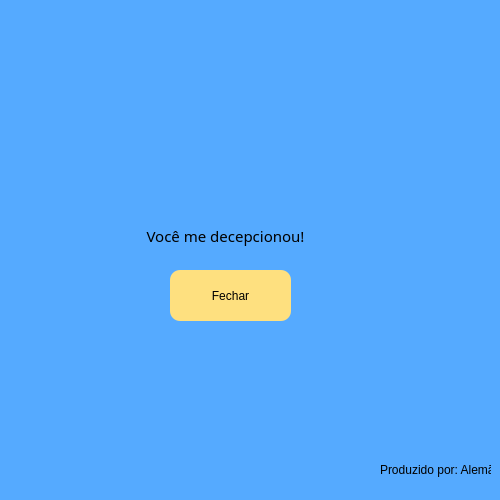
<?xml version="1.0" encoding="UTF-8"?>
<ui version="4.0">
 <class>MainWindow</class>
 <widget class="QMainWindow" name="MainWindow">
  <property name="geometry">
   <rect>
    <x>0</x>
    <y>0</y>
    <width>500</width>
    <height>500</height>
   </rect>
  </property>
  <property name="minimumSize">
   <size>
    <width>500</width>
    <height>500</height>
   </size>
  </property>
  <property name="maximumSize">
   <size>
    <width>500</width>
    <height>500</height>
   </size>
  </property>
  <property name="windowTitle">
   <string>AkinatorErrou</string>
  </property>
  <property name="styleSheet">
   <string notr="true">background-color: rgb(85, 170, 255);</string>
  </property>
  <widget class="QWidget" name="centralwidget">
   <widget class="QLabel" name="lb_logo_2">
    <property name="geometry">
     <rect>
      <x>380</x>
      <y>460</y>
      <width>111</width>
      <height>20</height>
     </rect>
    </property>
    <property name="text">
     <string>Produzido por: Alemão</string>
    </property>
   </widget>
   <widget class="QLabel" name="lbChorando">
    <property name="geometry">
     <rect>
      <x>40</x>
      <y>20</y>
      <width>271</width>
      <height>191</height>
     </rect>
    </property>
    <property name="text">
     <string/>
    </property>
    <property name="pixmap">
     <pixmap>S:/PM/ter/ets/Inter_Setor/COMPARTILHADO/APRENDIZES/DIGITAL_SOLUTIONS_07/VINICIUS_MARQUES_TEIXEIRA/Python/Akinator/img/Chorando.png</pixmap>
    </property>
    <property name="scaledContents">
     <bool>true</bool>
    </property>
   </widget>
   <widget class="QLabel" name="lbDecep">
    <property name="geometry">
     <rect>
      <x>140</x>
      <y>220</y>
      <width>171</width>
      <height>31</height>
     </rect>
    </property>
    <property name="font">
     <font>
      <family>Bosch Office Sans</family>
      <pointsize>11</pointsize>
     </font>
    </property>
    <property name="text">
     <string>Você me decepcionou!</string>
    </property>
    <property name="alignment">
     <set>Qt::AlignCenter</set>
    </property>
   </widget>
   <widget class="QPushButton" name="btFechar">
    <property name="geometry">
     <rect>
      <x>170</x>
      <y>270</y>
      <width>121</width>
      <height>51</height>
     </rect>
    </property>
    <property name="styleSheet">
     <string notr="true">background-color: rgb(254, 224, 127);
font: 8pt &quot;Bosch Sans&quot;;
border: 10px;
border-color: black;
border-radius: 10px;
color: black;</string>
    </property>
    <property name="text">
     <string>Fechar</string>
    </property>
   </widget>
  </widget>
 </widget>
 <resources/>
 <connections/>
</ui>
